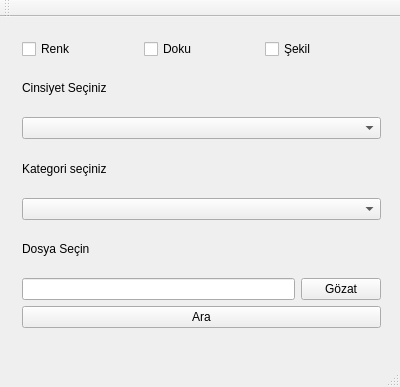
<?xml version="1.0" encoding="UTF-8"?>
<ui version="4.0">
 <class>MainWindow</class>
 <widget class="QMainWindow" name="MainWindow">
  <property name="geometry">
   <rect>
    <x>0</x>
    <y>0</y>
    <width>400</width>
    <height>387</height>
   </rect>
  </property>
  <property name="windowTitle">
   <string>MainWindow</string>
  </property>
  <widget class="QWidget" name="centralWidget">
   <widget class="QWidget" name="">
    <property name="geometry">
     <rect>
      <x>11</x>
      <y>11</y>
      <width>381</width>
      <height>311</height>
     </rect>
    </property>
    <layout class="QVBoxLayout" name="verticalLayout">
     <item>
      <layout class="QHBoxLayout" name="horizontalLayout_2">
       <item>
        <widget class="QCheckBox" name="colorcheck">
         <property name="text">
          <string>Renk</string>
         </property>
        </widget>
       </item>
       <item>
        <widget class="QCheckBox" name="texturecheck">
         <property name="text">
          <string>Doku</string>
         </property>
        </widget>
       </item>
       <item>
        <widget class="QCheckBox" name="shapecheck">
         <property name="text">
          <string>Şekil</string>
         </property>
        </widget>
       </item>
      </layout>
     </item>
     <item>
      <widget class="QLabel" name="label">
       <property name="text">
        <string>Cinsiyet Seçiniz</string>
       </property>
      </widget>
     </item>
     <item>
      <widget class="QComboBox" name="sexCombo"/>
     </item>
     <item>
      <widget class="QLabel" name="label_2">
       <property name="text">
        <string>Kategori seçiniz</string>
       </property>
      </widget>
     </item>
     <item>
      <widget class="QComboBox" name="categoryCombo"/>
     </item>
     <item>
      <widget class="QLabel" name="label_3">
       <property name="text">
        <string>Dosya Seçin</string>
       </property>
      </widget>
     </item>
     <item>
      <layout class="QHBoxLayout" name="horizontalLayout">
       <item>
        <widget class="QLineEdit" name="fileedit"/>
       </item>
       <item>
        <widget class="QPushButton" name="pushButton">
         <property name="text">
          <string>Gözat</string>
         </property>
        </widget>
       </item>
      </layout>
     </item>
     <item>
      <widget class="QPushButton" name="pushButton_2">
       <property name="text">
        <string>Ara</string>
       </property>
      </widget>
     </item>
    </layout>
   </widget>
  </widget>
  <widget class="QMenuBar" name="menuBar">
   <property name="geometry">
    <rect>
     <x>0</x>
     <y>0</y>
     <width>400</width>
     <height>25</height>
    </rect>
   </property>
  </widget>
  <widget class="QToolBar" name="mainToolBar">
   <attribute name="toolBarArea">
    <enum>TopToolBarArea</enum>
   </attribute>
   <attribute name="toolBarBreak">
    <bool>false</bool>
   </attribute>
  </widget>
  <widget class="QStatusBar" name="statusBar"/>
 </widget>
 <layoutdefault spacing="6" margin="11"/>
 <resources/>
 <connections/>
</ui>
